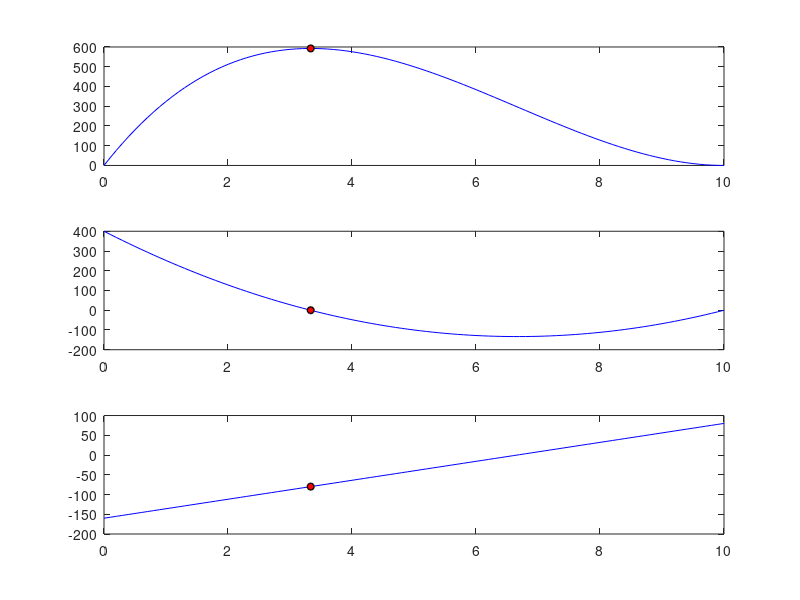

Write MATLAB code to recreate this figure.
clear all; close all; clc;

L = 20;
f = @(l) ((L - 2*l).^2).*l; % 2l^3 - 4l^2L - lL^2 
fp = @(l) (L^2 - 8*l.*L + 12*l.^2);
fpp = @(l) (-8*L + 24*l);

l = 0:0.1:10;
x0 = 3;

hold on

for i = 1:10
    x0 = x0 - fp(x0)/fpp(x0);
end
x0
f(x0)

subplot(3, 1 ,1)
plot(l, f(l), '-b');
hold on
plot(x0, f(x0), 'ro', ...
                'LineWidth', 1, ...
                'MarkerEdgeColor', 'k', ...
                'MarkerFaceColor', 'r', ...
                'MarkerSize', 5);
            
subplot(3, 1 ,2)
plot(l, fp(l), '-b');
hold on
plot(x0, fp(x0), 'ro', ...
                'LineWidth', 1, ...
                'MarkerEdgeColor', 'k', ...
                'MarkerFaceColor', 'r', ...
                'MarkerSize', 5);
            
subplot(3, 1 ,3)
plot(l, fpp(l), '-b');
hold on
plot(x0, fpp(x0), 'ro', ...
                'LineWidth', 1, ...
                'MarkerEdgeColor', 'k', ...
                'MarkerFaceColor', 'r', ...
                'MarkerSize', 5);